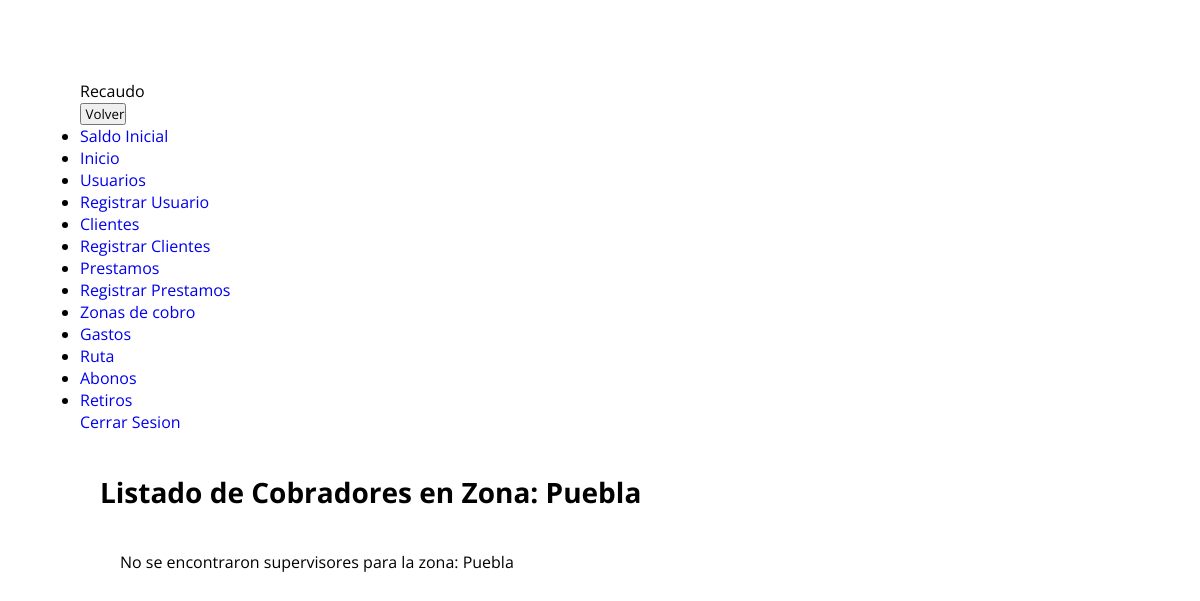
The page /resources/views/supervisor/abonos/ver_cobradores.php?zona=Puebla (signed in) on the database as committed earlier.
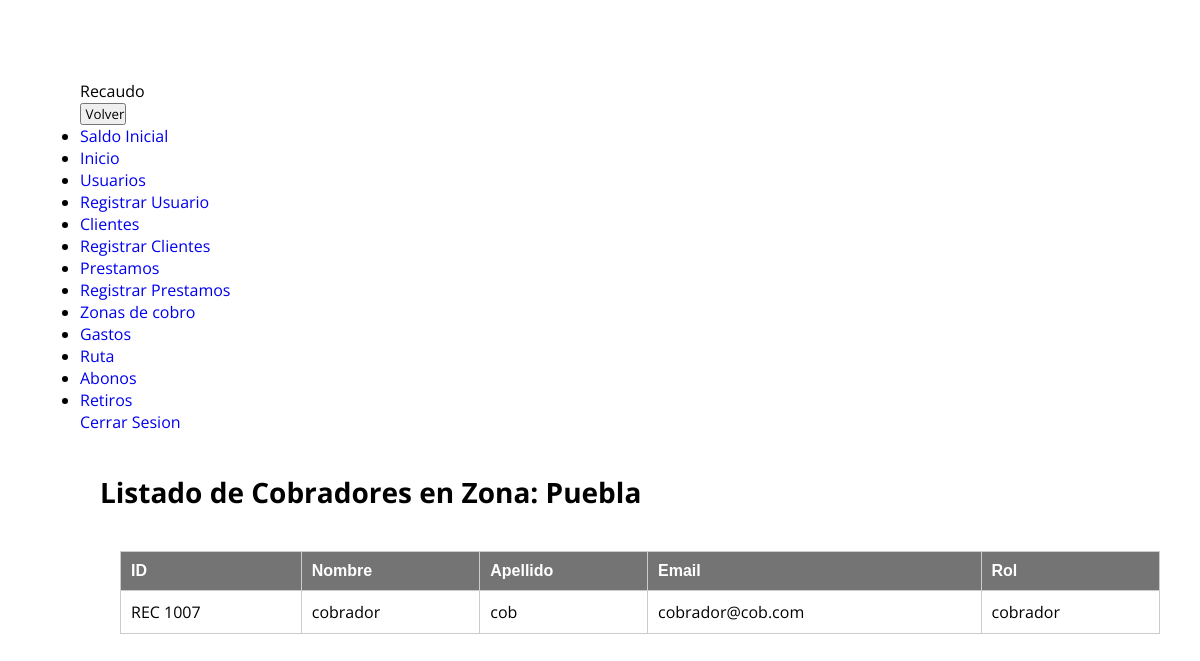
The same page on the database as committed later.
### tables this page shows
CREATE TABLE `usuarios` (
  `ID` int NOT NULL,
  `Nombre` varchar(255) DEFAULT NULL,
  `Apellido` varchar(255) DEFAULT NULL,
  `Email` varchar(255) DEFAULT NULL,
  `Password` varchar(255) DEFAULT NULL,
  `Zona` varchar(255) DEFAULT NULL,
  `RolID` int DEFAULT NULL,
  `Estado` enum('activo','inactivo') NOT NULL DEFAULT 'activo'
);

CREATE TABLE `roles` (
  `ID` int NOT NULL,
  `Nombre` varchar(50) DEFAULT NULL
);

### resources/views/supervisor/abonos/ver_cobradores.php (the view, shortened to what the changed rows need)
<?php
if (isset($_GET['zona'])) {
    $nombreZona = $_GET['zona'];
    include("../../../../controllers/conexion.php");
    $sql = $conexion->prepare("SELECT U.ID, U.Nombre, U.Apellido, U.Email, Zonas.Nombre AS Zona, Roles.Nombre AS Rol FROM Usuarios U JOIN Roles ON U.RolID = Roles.ID JOIN Zonas ON U.Zona = Zonas.ID WHERE U.RolID = 3 AND Zonas.Nombre = ?");
    $sql->bind_param("s", $nombreZona);
    $sql->execute();
    $result = $sql->get_result();
    $supervisoresEnZona = $result->num_rows > 0;
} else {
    $supervisoresEnZona = false;
}
?>
<!DOCTYPE html>
<html lang="en">
<head>
    <link rel="stylesheet" href="/public/assets/css/vercobradores.css">
</head>
<body>
    <main>
    <h1 class="text-center">Listado de Cobradores en Zona: <?= $nombreZona ?></h1>
<div class="container-fluid">
    <div class="row">
        <div class="col-md-9">
            <?php
            if ($supervisoresEnZona) {
                ?>
                <table class="table">
                    <thead>
                        <tr>
                            <th scope="col">ID</th>
                            <th scope="col">Nombre</th>
                            <th scope="col">Apellido</th>
                            <th scope="col">Email</th>
                            <th scope="col">Rol</th>
                        </tr>
                    </thead>
                    <tbody>
                        <?php
                        while ($datos = $result->fetch_assoc()) {
                            ?>
                            <tr>
                                <td><?= "REC 100" . $datos['ID'] ?></td>
                                <td><?= $datos['Nombre'] ?></td>
                                <td><?= $datos['Apellido'] ?></td>
                                <td><?= $datos['Email'] ?></td>
                                <td><?= $datos['Rol'] ?></td>
                            </tr>
                        <?php } ?>
                    </tbody>
                </table>
                <?php
            } else {
                echo "No se encontraron supervisores para la zona: " . $nombreZona;
            }
            ?>
        </div>
    </div>
</div>
    </main>
</body>
</html>
<!DOCTYPE html>
<html lang="en">
<body>
</body>
</html>

Rows that differ between the two databases and show on the page:
added usuarios: ID "7", Nombre "cobrador", Apellido "cob", Email "cobrador@cob.com", RolID.Nombre "cobrador"
Other text that changed with them:
$nombreZona: "Puebla" → (not shown)
text no longer shown: "No se encontraron supervisores para la zona:"
text now shown: "ID Nombre Apellido Email Rol"
